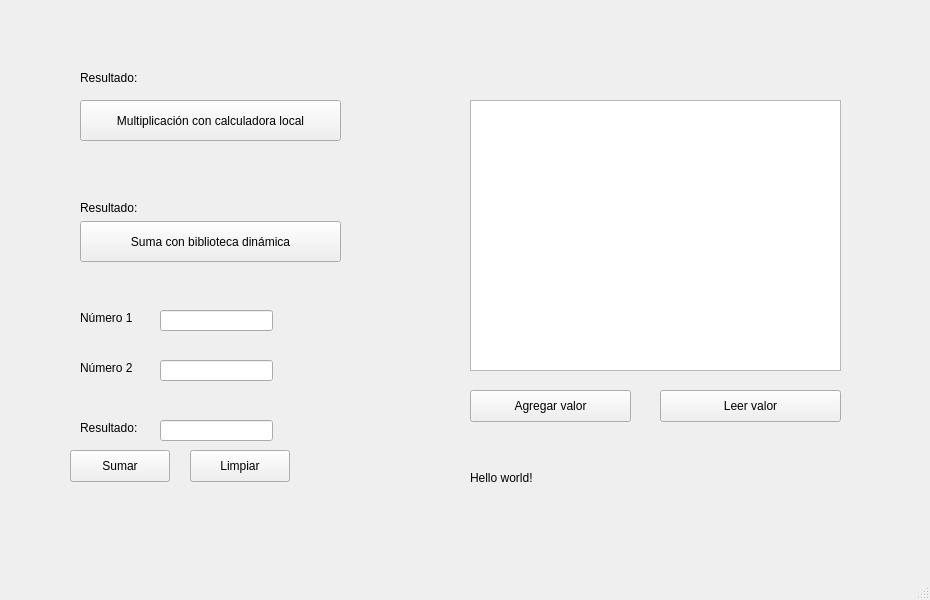
<?xml version="1.0" encoding="UTF-8"?>
<ui version="4.0">
 <class>MainWindow</class>
 <widget class="QMainWindow" name="MainWindow">
  <property name="geometry">
   <rect>
    <x>0</x>
    <y>0</y>
    <width>930</width>
    <height>600</height>
   </rect>
  </property>
  <property name="windowTitle">
   <string>MainWindow</string>
  </property>
  <widget class="QWidget" name="centralwidget">
   <widget class="QLabel" name="label">
    <property name="geometry">
     <rect>
      <x>80</x>
      <y>70</y>
      <width>81</width>
      <height>16</height>
     </rect>
    </property>
    <property name="text">
     <string>Resultado:</string>
    </property>
   </widget>
   <widget class="QPushButton" name="btnMultiplicacionLocal">
    <property name="geometry">
     <rect>
      <x>80</x>
      <y>100</y>
      <width>261</width>
      <height>41</height>
     </rect>
    </property>
    <property name="text">
     <string>Multiplicación con calculadora local</string>
    </property>
   </widget>
   <widget class="QLabel" name="labelResultado">
    <property name="geometry">
     <rect>
      <x>170</x>
      <y>70</y>
      <width>58</width>
      <height>16</height>
     </rect>
    </property>
    <property name="text">
     <string/>
    </property>
   </widget>
   <widget class="QLabel" name="label_2">
    <property name="geometry">
     <rect>
      <x>80</x>
      <y>200</y>
      <width>81</width>
      <height>16</height>
     </rect>
    </property>
    <property name="text">
     <string>Resultado: </string>
    </property>
   </widget>
   <widget class="QLabel" name="labelResultadoBiblioteca">
    <property name="geometry">
     <rect>
      <x>160</x>
      <y>200</y>
      <width>58</width>
      <height>16</height>
     </rect>
    </property>
    <property name="text">
     <string/>
    </property>
   </widget>
   <widget class="QPushButton" name="btnSumaBiblioteca">
    <property name="geometry">
     <rect>
      <x>80</x>
      <y>221</y>
      <width>261</width>
      <height>41</height>
     </rect>
    </property>
    <property name="text">
     <string>Suma con biblioteca dinámica</string>
    </property>
   </widget>
   <widget class="QLineEdit" name="editNumero1">
    <property name="geometry">
     <rect>
      <x>160</x>
      <y>310</y>
      <width>113</width>
      <height>21</height>
     </rect>
    </property>
    <property name="inputMethodHints">
     <set>Qt::ImhDigitsOnly</set>
    </property>
   </widget>
   <widget class="QLabel" name="label_3">
    <property name="geometry">
     <rect>
      <x>80</x>
      <y>310</y>
      <width>58</width>
      <height>16</height>
     </rect>
    </property>
    <property name="text">
     <string>Número 1</string>
    </property>
   </widget>
   <widget class="QLineEdit" name="editNumero2">
    <property name="geometry">
     <rect>
      <x>160</x>
      <y>360</y>
      <width>113</width>
      <height>21</height>
     </rect>
    </property>
    <property name="inputMethodHints">
     <set>Qt::ImhDigitsOnly</set>
    </property>
   </widget>
   <widget class="QLabel" name="label_4">
    <property name="geometry">
     <rect>
      <x>80</x>
      <y>360</y>
      <width>58</width>
      <height>16</height>
     </rect>
    </property>
    <property name="text">
     <string>Número 2</string>
    </property>
   </widget>
   <widget class="QLabel" name="label_5">
    <property name="geometry">
     <rect>
      <x>80</x>
      <y>420</y>
      <width>71</width>
      <height>16</height>
     </rect>
    </property>
    <property name="text">
     <string>Resultado:</string>
    </property>
   </widget>
   <widget class="QLineEdit" name="editResultado">
    <property name="geometry">
     <rect>
      <x>160</x>
      <y>420</y>
      <width>113</width>
      <height>21</height>
     </rect>
    </property>
    <property name="readOnly">
     <bool>true</bool>
    </property>
   </widget>
   <widget class="QPushButton" name="pushButton">
    <property name="geometry">
     <rect>
      <x>70</x>
      <y>450</y>
      <width>100</width>
      <height>32</height>
     </rect>
    </property>
    <property name="text">
     <string>Sumar</string>
    </property>
   </widget>
   <widget class="QPushButton" name="botonLimpiar">
    <property name="geometry">
     <rect>
      <x>190</x>
      <y>450</y>
      <width>100</width>
      <height>32</height>
     </rect>
    </property>
    <property name="text">
     <string>Limpiar</string>
    </property>
   </widget>
   <widget class="QLabel" name="labelErrorNumero1">
    <property name="geometry">
     <rect>
      <x>160</x>
      <y>340</y>
      <width>361</width>
      <height>16</height>
     </rect>
    </property>
    <property name="text">
     <string/>
    </property>
   </widget>
   <widget class="QLabel" name="labelErrorNumero2">
    <property name="geometry">
     <rect>
      <x>160</x>
      <y>390</y>
      <width>381</width>
      <height>16</height>
     </rect>
    </property>
    <property name="text">
     <string/>
    </property>
   </widget>
   <widget class="QListWidget" name="listaEditable">
    <property name="geometry">
     <rect>
      <x>470</x>
      <y>100</y>
      <width>371</width>
      <height>271</height>
     </rect>
    </property>
   </widget>
   <widget class="QPushButton" name="btnAgregarValor">
    <property name="geometry">
     <rect>
      <x>470</x>
      <y>390</y>
      <width>161</width>
      <height>32</height>
     </rect>
    </property>
    <property name="text">
     <string>Agregar valor</string>
    </property>
   </widget>
   <widget class="QPushButton" name="btnLeerValor">
    <property name="geometry">
     <rect>
      <x>660</x>
      <y>390</y>
      <width>181</width>
      <height>32</height>
     </rect>
    </property>
    <property name="text">
     <string>Leer valor</string>
    </property>
   </widget>
   <widget class="QLabel" name="label_6">
    <property name="geometry">
     <rect>
      <x>470</x>
      <y>470</y>
      <width>91</width>
      <height>16</height>
     </rect>
    </property>
    <property name="locale">
     <locale language="Spanish" country="CostaRica"/>
    </property>
    <property name="text">
     <string>&lt;html&gt;&lt;head/&gt;&lt;body&gt;&lt;p&gt;Hello world!&lt;/p&gt;&lt;/body&gt;&lt;/html&gt;</string>
    </property>
   </widget>
  </widget>
  <widget class="QMenuBar" name="menubar">
   <property name="geometry">
    <rect>
     <x>0</x>
     <y>0</y>
     <width>930</width>
     <height>24</height>
    </rect>
   </property>
  </widget>
  <widget class="QStatusBar" name="statusbar"/>
 </widget>
 <resources/>
 <connections/>
</ui>
